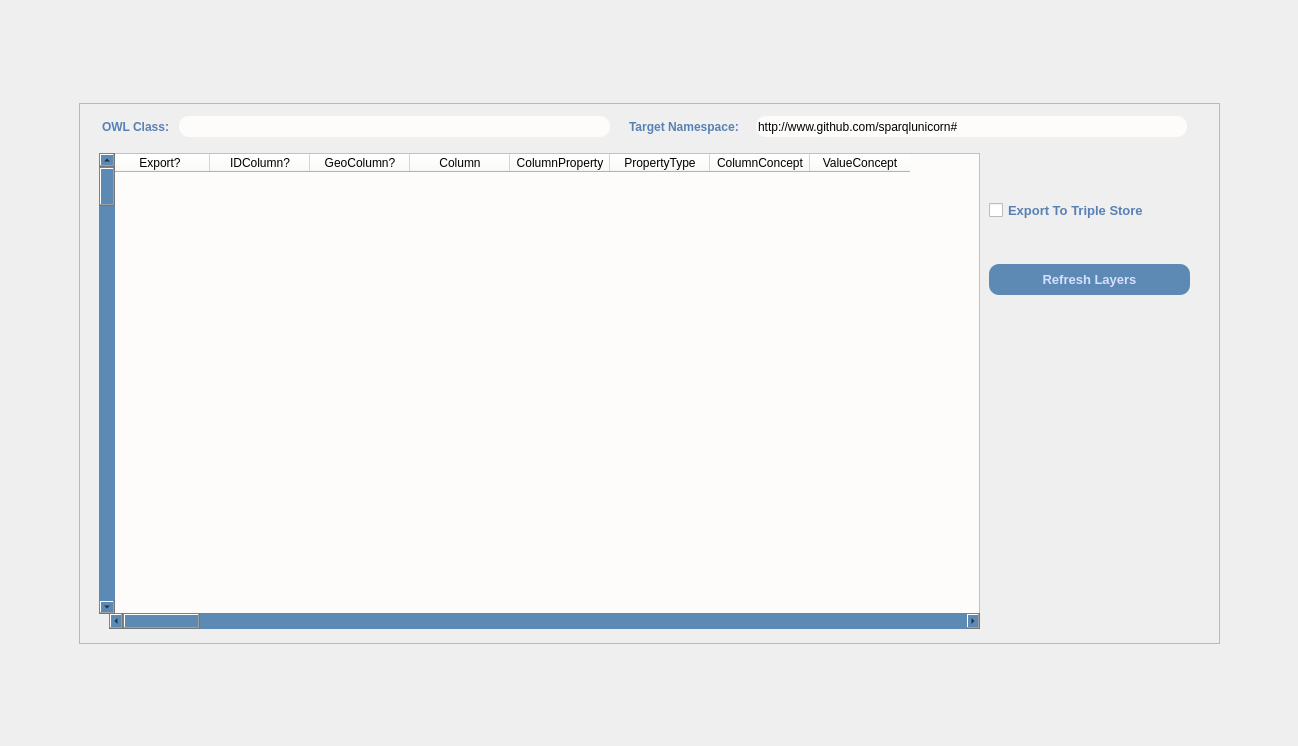
<?xml version="1.0" encoding="UTF-8"?>
<ui version="4.0">
 <class>InterlinkForm</class>
 <widget class="QWidget" name="InterlinkForm">
  <property name="geometry">
   <rect>
    <x>0</x>
    <y>0</y>
    <width>1298</width>
    <height>746</height>
   </rect>
  </property>
  <property name="windowTitle">
   <string>Form</string>
  </property>
  <property name="styleSheet">
   <string notr="true">QObject#Form{
background-color: qlineargradient(spread:repeat, x1:0, y1:0, x2:1, y2:1, stop:0.125 rgba(82, 120, 174, 255), stop:0.545455 rgba(146, 170, 244, 255), stop:0.931818 rgba(159, 176, 230, 255));}</string>
  </property>
  <layout class="QGridLayout" name="gridLayout">
   <item row="1" column="3">
    <spacer name="horizontalSpacer_right_Interlink">
     <property name="orientation">
      <enum>Qt::Horizontal</enum>
     </property>
     <property name="sizeHint" stdset="0">
      <size>
       <width>60</width>
       <height>20</height>
      </size>
     </property>
    </spacer>
   </item>
   <item row="1" column="0">
    <spacer name="horizontalSpacer_left_Interlink">
     <property name="orientation">
      <enum>Qt::Horizontal</enum>
     </property>
     <property name="sizeHint" stdset="0">
      <size>
       <width>61</width>
       <height>20</height>
      </size>
     </property>
    </spacer>
   </item>
   <item row="2" column="1">
    <spacer name="verticalSpacer_bottom_Interlink">
     <property name="orientation">
      <enum>Qt::Vertical</enum>
     </property>
     <property name="sizeHint" stdset="0">
      <size>
       <width>20</width>
       <height>84</height>
      </size>
     </property>
    </spacer>
   </item>
   <item row="0" column="2">
    <spacer name="verticalSpacer_top_Interlink">
     <property name="orientation">
      <enum>Qt::Vertical</enum>
     </property>
     <property name="sizeHint" stdset="0">
      <size>
       <width>20</width>
       <height>85</height>
      </size>
     </property>
    </spacer>
   </item>
   <item row="1" column="1" colspan="2">
    <widget class="QFrame" name="_Interlink_frame">
     <property name="minimumSize">
      <size>
       <width>1141</width>
       <height>541</height>
      </size>
     </property>
     <property name="styleSheet">
      <string notr="true">QObject#frame_2{
background-color:rgb(217, 233, 255);
border-radius:20px;}

</string>
     </property>
     <property name="frameShape">
      <enum>QFrame::StyledPanel</enum>
     </property>
     <property name="frameShadow">
      <enum>QFrame::Raised</enum>
     </property>
     <widget class="QTableWidget" name="interlinkTable_3">
      <property name="geometry">
       <rect>
        <x>30</x>
        <y>50</y>
        <width>871</width>
        <height>461</height>
       </rect>
      </property>
      <property name="baseSize">
       <size>
        <width>4</width>
        <height>0</height>
       </size>
      </property>
      <property name="styleSheet">
       <string notr="true">background-color: rgb(253, 252, 250);</string>
      </property>
      <property name="sortingEnabled">
       <bool>true</bool>
      </property>
      <property name="columnCount">
       <number>8</number>
      </property>
      <column>
       <property name="text">
        <string>Export?</string>
       </property>
      </column>
      <column>
       <property name="text">
        <string>IDColumn?</string>
       </property>
      </column>
      <column>
       <property name="text">
        <string>GeoColumn?</string>
       </property>
      </column>
      <column>
       <property name="text">
        <string>Column</string>
       </property>
      </column>
      <column>
       <property name="text">
        <string>ColumnProperty</string>
       </property>
      </column>
      <column>
       <property name="text">
        <string>PropertyType</string>
       </property>
      </column>
      <column>
       <property name="text">
        <string>ColumnConcept</string>
       </property>
      </column>
      <column>
       <property name="text">
        <string>ValueConcept</string>
       </property>
      </column>
     </widget>
     <widget class="QWidget" name="Owl_Class_and_Target_Namespace_inp" native="true">
      <property name="geometry">
       <rect>
        <x>10</x>
        <y>0</y>
        <width>1111</width>
        <height>48</height>
       </rect>
      </property>
      <layout class="QGridLayout" name="gridLayout_6">
       <item row="0" column="1">
        <layout class="QHBoxLayout" name="horizontalLayout_9">
         <item>
          <widget class="QLabel" name="Target_Namespace_label">
           <property name="minimumSize">
            <size>
             <width>121</width>
             <height>28</height>
            </size>
           </property>
           <property name="maximumSize">
            <size>
             <width>121</width>
             <height>28</height>
            </size>
           </property>
           <property name="font">
            <font>
             <weight>75</weight>
             <bold>true</bold>
            </font>
           </property>
           <property name="styleSheet">
            <string notr="true">color: rgb(87, 129, 180);
</string>
           </property>
           <property name="text">
            <string>Target Namespace:</string>
           </property>
          </widget>
         </item>
         <item>
          <widget class="QLineEdit" name="interlinkNameSpace">
           <property name="minimumSize">
            <size>
             <width>431</width>
             <height>21</height>
            </size>
           </property>
           <property name="maximumSize">
            <size>
             <width>431</width>
             <height>21</height>
            </size>
           </property>
           <property name="styleSheet">
            <string notr="true">border-radius:10px;
background-color: rgb(253, 252, 250);</string>
           </property>
           <property name="text">
            <string>http://www.github.com/sparqlunicorn#</string>
           </property>
          </widget>
         </item>
        </layout>
       </item>
       <item row="0" column="0">
        <layout class="QHBoxLayout" name="horizontalLayout_8">
         <item>
          <widget class="QLabel" name="Owl_Class_label">
           <property name="minimumSize">
            <size>
             <width>71</width>
             <height>21</height>
            </size>
           </property>
           <property name="maximumSize">
            <size>
             <width>71</width>
             <height>41</height>
            </size>
           </property>
           <property name="font">
            <font>
             <weight>75</weight>
             <bold>true</bold>
            </font>
           </property>
           <property name="styleSheet">
            <string notr="true">color: rgb(87, 129, 180);


</string>
           </property>
           <property name="text">
            <string>OWL Class:</string>
           </property>
          </widget>
         </item>
         <item>
          <widget class="QLineEdit" name="interlinkOwlClassInput">
           <property name="minimumSize">
            <size>
             <width>431</width>
             <height>21</height>
            </size>
           </property>
           <property name="maximumSize">
            <size>
             <width>431</width>
             <height>21</height>
            </size>
           </property>
           <property name="styleSheet">
            <string notr="true">border-radius:10px;
background-color: rgb(253, 252, 250);</string>
           </property>
          </widget>
         </item>
        </layout>
       </item>
      </layout>
     </widget>
     <widget class="QWidget" name="Export_trplstore_and_RefreshLayers" native="true">
      <property name="geometry">
       <rect>
        <x>910</x>
        <y>60</y>
        <width>219</width>
        <height>171</height>
       </rect>
      </property>
      <layout class="QVBoxLayout" name="verticalLayout_2">
       <item>
        <widget class="QCheckBox" name="exportTripleStore">
         <property name="minimumSize">
          <size>
           <width>171</width>
           <height>20</height>
          </size>
         </property>
         <property name="font">
          <font>
           <pointsize>10</pointsize>
           <weight>75</weight>
           <bold>true</bold>
           <underline>false</underline>
          </font>
         </property>
         <property name="cursor">
          <cursorShape>PointingHandCursor</cursorShape>
         </property>
         <property name="styleSheet">
          <string notr="true">color: rgb(87, 129, 180);

</string>
         </property>
         <property name="text">
          <string>Export To Triple Store</string>
         </property>
        </widget>
       </item>
       <item>
        <widget class="QPushButton" name="refreshLayersInterlink">
         <property name="minimumSize">
          <size>
           <width>201</width>
           <height>31</height>
          </size>
         </property>
         <property name="maximumSize">
          <size>
           <width>201</width>
           <height>31</height>
          </size>
         </property>
         <property name="font">
          <font>
           <pointsize>10</pointsize>
           <weight>75</weight>
           <bold>true</bold>
           <underline>false</underline>
          </font>
         </property>
         <property name="cursor">
          <cursorShape>PointingHandCursor</cursorShape>
         </property>
         <property name="styleSheet">
          <string notr="true">
color: rgb(213, 223, 255);

border-radius:10px;

background-color:rgb(93, 138, 181);

</string>
         </property>
         <property name="text">
          <string>Refresh Layers</string>
         </property>
        </widget>
       </item>
      </layout>
     </widget>
     <widget class="QScrollBar" name="horizontalScrollBar_Interlink">
      <property name="geometry">
       <rect>
        <x>30</x>
        <y>510</y>
        <width>871</width>
        <height>16</height>
       </rect>
      </property>
      <property name="cursor">
       <cursorShape>PointingHandCursor</cursorShape>
      </property>
      <property name="styleSheet">
       <string notr="true">border-radius:10px;
background-color:rgb(93, 138, 181);</string>
      </property>
      <property name="orientation">
       <enum>Qt::Horizontal</enum>
      </property>
     </widget>
     <widget class="QScrollBar" name="verticalScrollBar_Interlink">
      <property name="geometry">
       <rect>
        <x>20</x>
        <y>50</y>
        <width>16</width>
        <height>461</height>
       </rect>
      </property>
      <property name="cursor">
       <cursorShape>PointingHandCursor</cursorShape>
      </property>
      <property name="styleSheet">
       <string notr="true">border-radius:10px;
background-color:rgb(93, 138, 181);</string>
      </property>
      <property name="orientation">
       <enum>Qt::Vertical</enum>
      </property>
     </widget>
    </widget>
   </item>
  </layout>
 </widget>
 <resources/>
 <connections/>
</ui>
